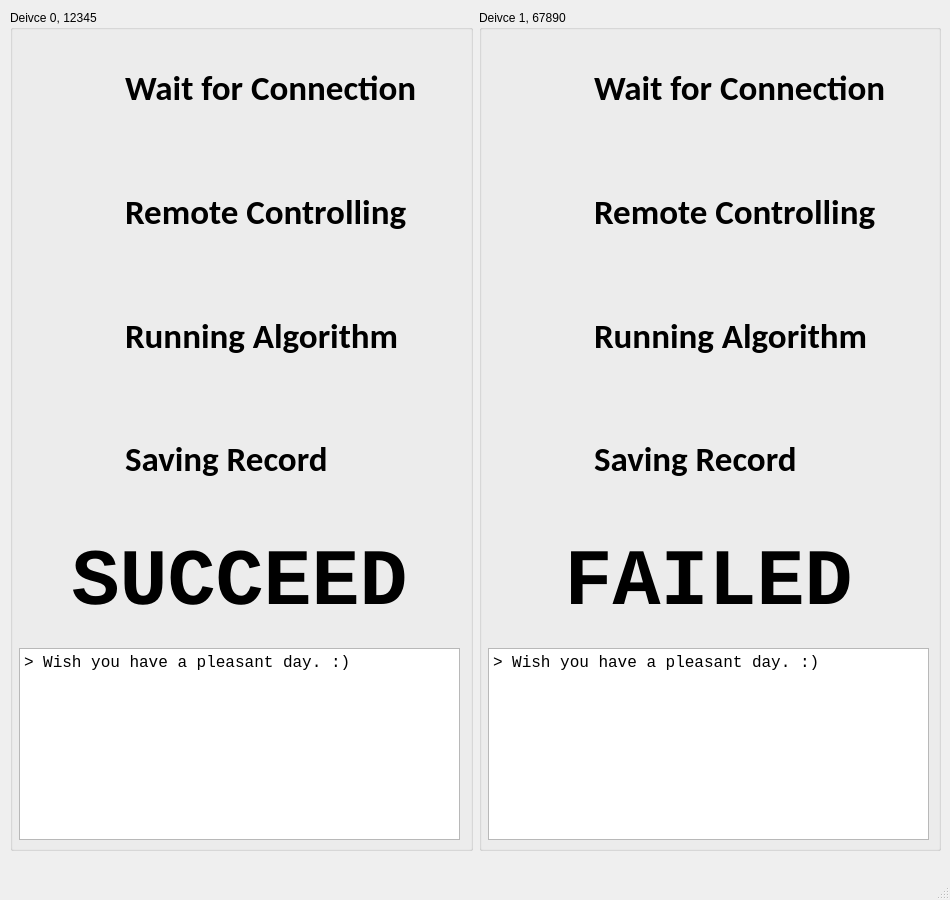
<?xml version="1.0" encoding="UTF-8"?>
<ui version="4.0">
 <class>MainWindow</class>
 <widget class="QMainWindow" name="MainWindow">
  <property name="geometry">
   <rect>
    <x>0</x>
    <y>0</y>
    <width>950</width>
    <height>900</height>
   </rect>
  </property>
  <property name="windowTitle">
   <string>MainWindow</string>
  </property>
  <widget class="QWidget" name="centralwidget">
   <widget class="QWidget" name="horizontalLayoutWidget">
    <property name="geometry">
     <rect>
      <x>10</x>
      <y>10</y>
      <width>931</width>
      <height>841</height>
     </rect>
    </property>
    <layout class="QHBoxLayout" name="kHorizontalLayout">
     <item>
      <widget class="QGroupBox" name="mGroupBox_0">
       <property name="title">
        <string>Deivce 0, 12345</string>
       </property>
       <widget class="QWidget" name="gridLayoutWidget">
        <property name="geometry">
         <rect>
          <x>9</x>
          <y>19</y>
          <width>441</width>
          <height>811</height>
         </rect>
        </property>
        <layout class="QGridLayout" name="mGridLayout_0">
         <item row="0" column="0">
          <widget class="QLabel" name="mPicture0_0">
           <property name="minimumSize">
            <size>
             <width>100</width>
             <height>100</height>
            </size>
           </property>
           <property name="text">
            <string/>
           </property>
          </widget>
         </item>
         <item row="0" column="1">
          <widget class="QLabel" name="mText0_0">
           <property name="sizePolicy">
            <sizepolicy hsizetype="Expanding" vsizetype="Preferred">
             <horstretch>0</horstretch>
             <verstretch>0</verstretch>
            </sizepolicy>
           </property>
           <property name="font">
            <font>
             <family>Calibri</family>
             <pointsize>26</pointsize>
             <weight>75</weight>
             <bold>true</bold>
            </font>
           </property>
           <property name="text">
            <string>Wait for Connection</string>
           </property>
          </widget>
         </item>
         <item row="1" column="1">
          <widget class="QLabel" name="mText1_0">
           <property name="sizePolicy">
            <sizepolicy hsizetype="Expanding" vsizetype="Preferred">
             <horstretch>0</horstretch>
             <verstretch>0</verstretch>
            </sizepolicy>
           </property>
           <property name="font">
            <font>
             <family>Calibri</family>
             <pointsize>26</pointsize>
             <weight>75</weight>
             <bold>true</bold>
            </font>
           </property>
           <property name="text">
            <string>Remote Controlling</string>
           </property>
          </widget>
         </item>
         <item row="2" column="0">
          <widget class="QLabel" name="mPicture2_0">
           <property name="minimumSize">
            <size>
             <width>100</width>
             <height>100</height>
            </size>
           </property>
           <property name="text">
            <string/>
           </property>
          </widget>
         </item>
         <item row="2" column="1">
          <widget class="QLabel" name="mText2_0">
           <property name="sizePolicy">
            <sizepolicy hsizetype="Expanding" vsizetype="Preferred">
             <horstretch>0</horstretch>
             <verstretch>0</verstretch>
            </sizepolicy>
           </property>
           <property name="font">
            <font>
             <family>Calibri</family>
             <pointsize>26</pointsize>
             <weight>75</weight>
             <bold>true</bold>
            </font>
           </property>
           <property name="text">
            <string>Running Algorithm</string>
           </property>
          </widget>
         </item>
         <item row="3" column="0">
          <widget class="QLabel" name="mPicture3_0">
           <property name="text">
            <string/>
           </property>
          </widget>
         </item>
         <item row="1" column="0">
          <widget class="QLabel" name="mPicture1_0">
           <property name="minimumSize">
            <size>
             <width>100</width>
             <height>100</height>
            </size>
           </property>
           <property name="text">
            <string/>
           </property>
          </widget>
         </item>
         <item row="4" column="0" colspan="2">
          <widget class="QLabel" name="mResult_0">
           <property name="font">
            <font>
             <family>Courier New</family>
             <pointsize>60</pointsize>
             <weight>75</weight>
             <bold>true</bold>
            </font>
           </property>
           <property name="text">
            <string>SUCCEED</string>
           </property>
           <property name="alignment">
            <set>Qt::AlignCenter</set>
           </property>
          </widget>
         </item>
         <item row="3" column="1">
          <widget class="QLabel" name="mText3_0">
           <property name="sizePolicy">
            <sizepolicy hsizetype="Expanding" vsizetype="Preferred">
             <horstretch>0</horstretch>
             <verstretch>0</verstretch>
            </sizepolicy>
           </property>
           <property name="font">
            <font>
             <family>Calibri</family>
             <pointsize>26</pointsize>
             <weight>75</weight>
             <bold>true</bold>
            </font>
           </property>
           <property name="text">
            <string>Saving Record</string>
           </property>
          </widget>
         </item>
         <item row="5" column="0" colspan="2">
          <widget class="QTextEdit" name="mDebugEditor_0">
           <property name="sizePolicy">
            <sizepolicy hsizetype="Expanding" vsizetype="Preferred">
             <horstretch>0</horstretch>
             <verstretch>0</verstretch>
            </sizepolicy>
           </property>
           <property name="font">
            <font>
             <family>Courier New</family>
            </font>
           </property>
           <property name="html">
            <string>&lt;!DOCTYPE HTML PUBLIC &quot;-//W3C//DTD HTML 4.0//EN&quot; &quot;http://www.w3.org/TR/REC-html40/strict.dtd&quot;&gt;
&lt;html&gt;&lt;head&gt;&lt;meta name=&quot;qrichtext&quot; content=&quot;1&quot; /&gt;&lt;style type=&quot;text/css&quot;&gt;
p, li { white-space: pre-wrap; }
&lt;/style&gt;&lt;/head&gt;&lt;body style=&quot; font-family:'Courier New'; font-size:12pt; font-weight:400; font-style:normal;&quot;&gt;
&lt;p style=&quot; margin-top:0px; margin-bottom:0px; margin-left:0px; margin-right:0px; -qt-block-indent:0; text-indent:0px;&quot;&gt;&amp;gt; Wish you have a pleasant day. :)&lt;/p&gt;&lt;/body&gt;&lt;/html&gt;</string>
           </property>
          </widget>
         </item>
        </layout>
       </widget>
      </widget>
     </item>
     <item>
      <widget class="QGroupBox" name="mGroupBox_1">
       <property name="title">
        <string>Deivce 1, 67890</string>
       </property>
       <widget class="QWidget" name="gridLayoutWidget_2">
        <property name="geometry">
         <rect>
          <x>9</x>
          <y>19</y>
          <width>441</width>
          <height>811</height>
         </rect>
        </property>
        <layout class="QGridLayout" name="mGridLayout_1">
         <item row="0" column="0">
          <widget class="QLabel" name="mPicture0_1">
           <property name="minimumSize">
            <size>
             <width>100</width>
             <height>100</height>
            </size>
           </property>
           <property name="text">
            <string/>
           </property>
          </widget>
         </item>
         <item row="0" column="1">
          <widget class="QLabel" name="mText0_1">
           <property name="sizePolicy">
            <sizepolicy hsizetype="Expanding" vsizetype="Preferred">
             <horstretch>0</horstretch>
             <verstretch>0</verstretch>
            </sizepolicy>
           </property>
           <property name="font">
            <font>
             <family>Calibri</family>
             <pointsize>26</pointsize>
             <weight>75</weight>
             <bold>true</bold>
            </font>
           </property>
           <property name="text">
            <string>Wait for Connection</string>
           </property>
          </widget>
         </item>
         <item row="1" column="1">
          <widget class="QLabel" name="mText1_1">
           <property name="sizePolicy">
            <sizepolicy hsizetype="Expanding" vsizetype="Preferred">
             <horstretch>0</horstretch>
             <verstretch>0</verstretch>
            </sizepolicy>
           </property>
           <property name="font">
            <font>
             <family>Calibri</family>
             <pointsize>26</pointsize>
             <weight>75</weight>
             <bold>true</bold>
            </font>
           </property>
           <property name="text">
            <string>Remote Controlling</string>
           </property>
          </widget>
         </item>
         <item row="2" column="0">
          <widget class="QLabel" name="mPicture2_1">
           <property name="minimumSize">
            <size>
             <width>100</width>
             <height>100</height>
            </size>
           </property>
           <property name="text">
            <string/>
           </property>
          </widget>
         </item>
         <item row="2" column="1">
          <widget class="QLabel" name="mText2_1">
           <property name="sizePolicy">
            <sizepolicy hsizetype="Expanding" vsizetype="Preferred">
             <horstretch>0</horstretch>
             <verstretch>0</verstretch>
            </sizepolicy>
           </property>
           <property name="font">
            <font>
             <family>Calibri</family>
             <pointsize>26</pointsize>
             <weight>75</weight>
             <bold>true</bold>
            </font>
           </property>
           <property name="text">
            <string>Running Algorithm</string>
           </property>
          </widget>
         </item>
         <item row="3" column="0">
          <widget class="QLabel" name="mPicture3_1">
           <property name="text">
            <string/>
           </property>
          </widget>
         </item>
         <item row="1" column="0">
          <widget class="QLabel" name="mPicture1_1">
           <property name="minimumSize">
            <size>
             <width>100</width>
             <height>100</height>
            </size>
           </property>
           <property name="text">
            <string/>
           </property>
          </widget>
         </item>
         <item row="4" column="0" colspan="2">
          <widget class="QLabel" name="mResult_1">
           <property name="font">
            <font>
             <family>Courier New</family>
             <pointsize>60</pointsize>
             <weight>75</weight>
             <bold>true</bold>
            </font>
           </property>
           <property name="text">
            <string>FAILED</string>
           </property>
           <property name="alignment">
            <set>Qt::AlignCenter</set>
           </property>
          </widget>
         </item>
         <item row="3" column="1">
          <widget class="QLabel" name="mText3_1">
           <property name="sizePolicy">
            <sizepolicy hsizetype="Expanding" vsizetype="Preferred">
             <horstretch>0</horstretch>
             <verstretch>0</verstretch>
            </sizepolicy>
           </property>
           <property name="font">
            <font>
             <family>Calibri</family>
             <pointsize>26</pointsize>
             <weight>75</weight>
             <bold>true</bold>
            </font>
           </property>
           <property name="text">
            <string>Saving Record</string>
           </property>
          </widget>
         </item>
         <item row="5" column="0" colspan="2">
          <widget class="QTextEdit" name="mDebugEditor_1">
           <property name="sizePolicy">
            <sizepolicy hsizetype="Expanding" vsizetype="Preferred">
             <horstretch>0</horstretch>
             <verstretch>0</verstretch>
            </sizepolicy>
           </property>
           <property name="font">
            <font>
             <family>Courier New</family>
            </font>
           </property>
           <property name="html">
            <string>&lt;!DOCTYPE HTML PUBLIC &quot;-//W3C//DTD HTML 4.0//EN&quot; &quot;http://www.w3.org/TR/REC-html40/strict.dtd&quot;&gt;
&lt;html&gt;&lt;head&gt;&lt;meta name=&quot;qrichtext&quot; content=&quot;1&quot; /&gt;&lt;style type=&quot;text/css&quot;&gt;
p, li { white-space: pre-wrap; }
&lt;/style&gt;&lt;/head&gt;&lt;body style=&quot; font-family:'Courier New'; font-size:12pt; font-weight:400; font-style:normal;&quot;&gt;
&lt;p style=&quot; margin-top:0px; margin-bottom:0px; margin-left:0px; margin-right:0px; -qt-block-indent:0; text-indent:0px;&quot;&gt;&amp;gt; Wish you have a pleasant day. :)&lt;/p&gt;&lt;/body&gt;&lt;/html&gt;</string>
           </property>
          </widget>
         </item>
        </layout>
       </widget>
      </widget>
     </item>
    </layout>
   </widget>
  </widget>
  <widget class="QMenuBar" name="menubar">
   <property name="geometry">
    <rect>
     <x>0</x>
     <y>0</y>
     <width>950</width>
     <height>21</height>
    </rect>
   </property>
  </widget>
  <widget class="QStatusBar" name="statusbar"/>
 </widget>
 <resources/>
 <connections/>
</ui>
